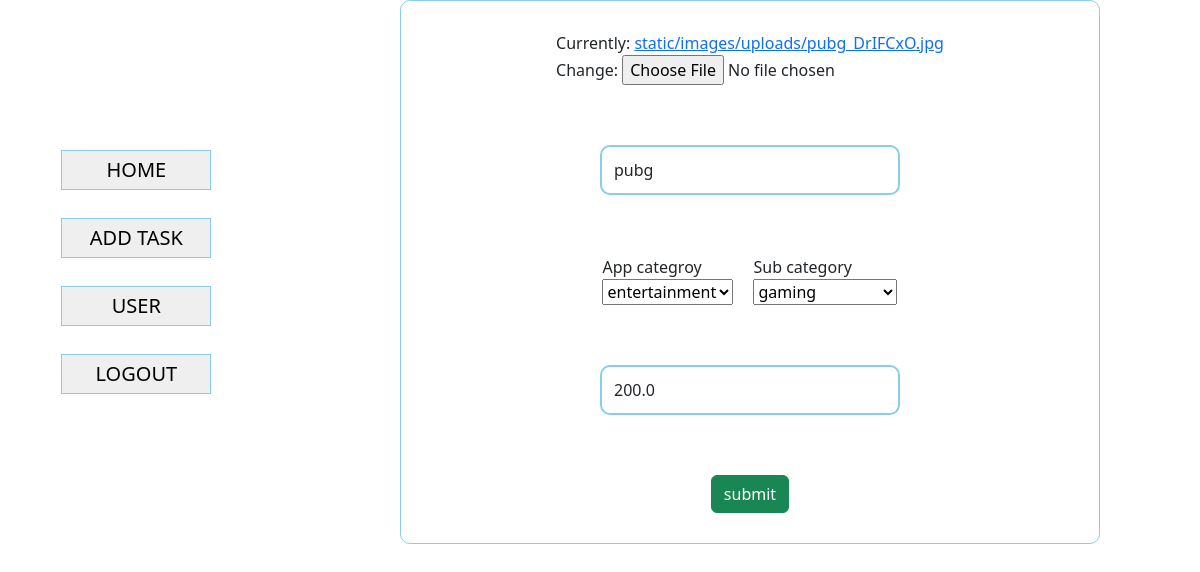
The page /admin_task_update/3/ (signed in) on the database its author committed.
### app/models.py (models this page shows, shortened)
class admin_task(models.Model):
    image=models.ImageField( upload_to='static/images/uploads', height_field=None, width_field=None, max_length=None)
    app_name=models.CharField( max_length=50)
    app_category=models.CharField(choices=APP_CATEGORY,max_length=50)
    sub_category=models.CharField(choices=SUB_CATEGORY, max_length=50)
    points=models.FloatField(null=True)

### app/views.py (the view, shortened to what this page needs)
# urls.py: path("admin_task_update/<int:id>/",views.admin_task_update,name='admin_task_update'),
@login_required(login_url="login")
def admin_task_update(request,id):
    admin_task_update=admin_task.objects.get(id=id)
    form=admin_task_form(instance=admin_task_update)
    context={
        'admin_task_update':admin_task_update,
        'form':form
    }
    return render(request,'update.html',context)

### app/forms.py
class admin_task_form(forms.ModelForm):
    app_name=forms.CharField(widget=forms.TextInput(attrs={'class':'form-control','placeholder':'App name','style':'width:300px;height:50px;border-radius:10px;border:2px skyblue solid;'}))
    points=forms.CharField(widget=forms.TextInput(attrs={'class':'form-control','placeholder':'points','style':'width:300px;height:50px;border-radius:10px;border:2px skyblue solid;'}))
    class Meta:
        model = admin_task
        fields =['app_name','image','app_category','sub_category','points']

### templates/update.html (shortened to what this page needs)
{% extends 'base.html' %}
{% block content %}
{% load static %}
<link rel="stylesheet" href="{% static 'css\admin_task_area.css' %}">
<div class="container">
    <div class="one">
        <div class="btn1"><button><a href="{% url 'admin-home' %}">home</a></button></div>
        <div class="btn1"><button><a href="{% url 'admin-task-area' %}">add task</a></button></div>
        <div class="btn1"><button><a href="">{{request.user.username}}</a></button></div>
        <div class="btn1"><button><a href="{% url 'logout' %}">logout</a></button></div>
    </div>
    <div class="two">
        {% include 'messages.html' %}
        <div class="container2">
            <form action="" novalidate method="POST" enctype="multipart/form-data">
                <div class="img content">
                    {{form.image}}
                </div>
                <div class="app-name content">
                    {{form.app_name}}
                </div>
                <div class="category content">
                    <div style='position:relative;right:10px'>
                        <div>
                            <label for="">App categroy</label>
                        </div>
                        {{form.app_category}}</div>
                    <div style='position:relative;left:10px'>
                        <div>
                            <label for="">Sub category</label>
                        </div>
                        {{form.sub_category}}</div>
                </div>
                <div class="points content">
                    {{form.points}}
                </div>
                <div class="submit content">
                    <button type="submit" class="btn btn-success text-center">submit</button>
                </div>
        </div>
    </div>
</div>
{% endblock content %}

### static/css/admin_task_area.css (style rules this page uses)
* { padding: 0; margin: 0; box-sizing: border-box; }
.container { display: flex; justify-content: space-around; flex-wrap: wrap; align-items: center; }
.container2 form { display: flex; flex-direction: column; justify-content: space-around; align-items: center; }
.one { height: 300px; width: 300px; display: flex; justify-content: space-evenly; flex-direction: column; }
.one .btn1 button { height: 40px; width: 150px; border: skyblue solid 1px; font-size: 20px; }
.one .btn1 a { text-decoration: none; text-transform: uppercase; text-align: center; color: black; }
.two { height: auto; width: 700px; border: solid 1px skyblue; border-radius: 10px; }
.content { margin: 30px; }
.category { display: flex; justify-content: space-evenly; flex-direction: row; align-items: center; }

### rows shown on the page
admin_task: app_name "pubg", app_category "entertainment", sub_category "gaming", points "200.0"

### other values the page prints
{{ request.user.username }} "USER"
